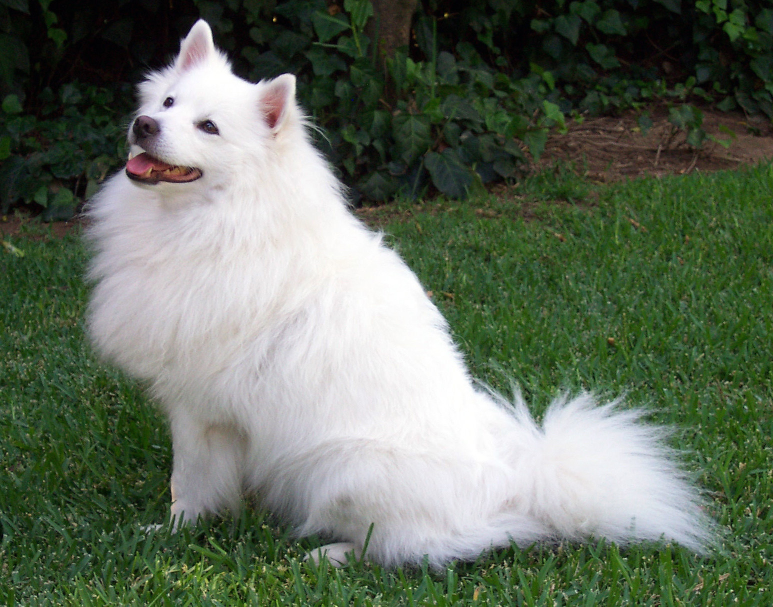
#> input picture sample/sample.jpg, 1546 x 1213 px (shown at 1/2 size)
$ python run_pipeline.py
#> lines starting #> are read from the running program, lines starting #| are printed output that depends on the picture
### storage/db.py
"""Database initialization and connection handling for SQLite storage."""

import os
import sqlite3
from typing import Union
from pathlib import Path


SCHEMA_SQL = """
PRAGMA foreign_keys = ON;

CREATE TABLE IF NOT EXISTS models (
    id INTEGER PRIMARY KEY AUTOINCREMENT,
    name TEXT NOT NULL,
    version TEXT NOT NULL,
    path TEXT NOT NULL,
    provider_requested TEXT,
    provider_active TEXT,
    provider_note TEXT,
    created_at TIMESTAMP DEFAULT CURRENT_TIMESTAMP
);

CREATE TABLE IF NOT EXISTS sessions (
    id INTEGER PRIMARY KEY AUTOINCREMENT,
    model_id INTEGER REFERENCES models(id) ON DELETE CASCADE,
    label TEXT,
    created_at TIMESTAMP DEFAULT CURRENT_TIMESTAMP
);

CREATE TABLE IF NOT EXISTS captures (
    id INTEGER PRIMARY KEY AUTOINCREMENT,
    session_id INTEGER REFERENCES sessions(id) ON DELETE CASCADE,
    image_path TEXT NOT NULL,
    true_label TEXT NOT NULL,
    condition_type TEXT NOT NULL,
    condition_note TEXT,
    predicted_label TEXT,
    confidence REAL,
    correct INTEGER,
    timestamp TIMESTAMP DEFAULT CURRENT_TIMESTAMP
);
"""


def init_db(db_path: Union[str, Path] = "shiftproof.db") -> sqlite3.Connection:
    """Initialize SQLite database connection and create tables if not exist.

    Args:
        db_path: Filepath or ':memory:' for the SQLite database.

    Returns:
        sqlite3.Connection: Configured SQLite database connection with row factory.
    """
    db_path_str = str(db_path)
    if db_path_str != ":memory:":
        parent_dir = os.path.dirname(os.path.abspath(db_path_str))
        if parent_dir:
            os.makedirs(parent_dir, exist_ok=True)

    conn = sqlite3.connect(db_path_str)
    conn.row_factory = sqlite3.Row
    conn.execute("PRAGMA foreign_keys = ON;")
    conn.executescript(SCHEMA_SQL)
    conn.commit()
    return conn

### storage/repository.py
"""Repository for typed CRUD operations on models, sessions, and captures."""

import sqlite3
from typing import Dict, List, Optional, Any
from dataclasses import dataclass, asdict


@dataclass
class ModelRecord:
    id: Optional[int]
    name: str
    version: str
    path: str
    provider_requested: Optional[str] = None
    provider_active: Optional[str] = None
    provider_note: Optional[str] = None
    created_at: Optional[str] = None


@dataclass
class SessionRecord:
    id: Optional[int]
    model_id: Optional[int]
    label: Optional[str] = None
    created_at: Optional[str] = None


@dataclass
class CaptureRecord:
    id: Optional[int]
    session_id: Optional[int]
    image_path: str
    true_label: str
    condition_type: str
    condition_note: Optional[str] = None
    predicted_label: Optional[str] = None
    confidence: Optional[float] = None
    correct: Optional[int] = None
    timestamp: Optional[str] = None


def insert_model(
    conn: sqlite3.Connection,
    name: str,
    version: str,
    path: str,
    provider_requested: Optional[str] = None,
    provider_active: Optional[str] = None,
    provider_note: Optional[str] = None,
) -> int:
    """Insert a new model record and return its generated ID."""
    cursor = conn.cursor()
    cursor.execute(
        """
        INSERT INTO models (name, version, path, provider_requested, provider_active, provider_note)
        VALUES (?, ?, ?, ?, ?, ?)
        """,
        (name, version, path, provider_requested, provider_active, provider_note),
    )
    conn.commit()
    return int(cursor.lastrowid)


def insert_session(
    conn: sqlite3.Connection,
    model_id: Optional[int],
    label: Optional[str] = None,
) -> int:
    """Insert a new session record and return its generated ID."""
    cursor = conn.cursor()
    cursor.execute(
        """
        INSERT INTO sessions (model_id, label)
        VALUES (?, ?)
        """,
        (model_id, label),
    )
    conn.commit()
    return int(cursor.lastrowid)


def insert_capture(
    conn: sqlite3.Connection,
    session_id: Optional[int],
    image_path: str,
    true_label: str,
    condition_type: str,
    condition_note: Optional[str] = None,
    predicted_label: Optional[str] = None,
    confidence: Optional[float] = None,
    correct: Optional[int] = None,
) -> int:
    """Insert a capture record and return its generated ID.

    If 'correct' is not provided and predicted_label is present,
    correct is automatically derived from (true_label == predicted_label).
    """
    if correct is None and predicted_label is not None:
        correct = 1 if (true_label == predicted_label) else 0

    cursor = conn.cursor()
    cursor.execute(
        """
        INSERT INTO captures (
            session_id, image_path, true_label, condition_type,
            condition_note, predicted_label, confidence, correct
        )
        VALUES (?, ?, ?, ?, ?, ?, ?, ?)
        """,
        (
            session_id,
            image_path,
            true_label,
            condition_type,
            condition_note,
            predicted_label,
            confidence,
            correct,
        ),
    )
    conn.commit()
    return int(cursor.lastrowid)


# [6 lines left out: function get_model, not called in this run]


def get_session(conn: sqlite3.Connection, session_id: int) -> Optional[Dict[str, Any]]:
    """Retrieve a session record by ID."""
    cursor = conn.cursor()
    cursor.execute("SELECT * FROM sessions WHERE id = ?", (session_id,))
    row = cursor.fetchone()
    return dict(row) if row else None


def get_captures_by_session(
    conn: sqlite3.Connection, session_id: int
) -> List[Dict[str, Any]]:
    """Retrieve all capture records for a given session ID."""
    cursor = conn.cursor()
    cursor.execute(
        "SELECT * FROM captures WHERE session_id = ? ORDER BY id ASC",
        (session_id,),
    )
    return [dict(row) for row in cursor.fetchall()]


# [38 lines left out: functions get_captures_by_condition, get_session_summary, not called in this run]


def get_latest_session_with_captures(
    conn: sqlite3.Connection,
) -> Optional[Dict[str, Any]]:
    """Retrieve the most recent session record that has at least one capture recorded."""
    cursor = conn.cursor()
    cursor.execute(
        """
        SELECT s.*, COUNT(c.id) as capture_count
        FROM sessions s
        JOIN captures c ON s.id = c.session_id
        GROUP BY s.id
        ORDER BY s.id DESC
        LIMIT 1
        """
    )
    row = cursor.fetchone()
    return dict(row) if row else None

### run_pipeline.py
"""End-to-end pipeline runner for ShiftProof comparison, benchmarking, and HTML reporting."""

import os
import sys
import argparse
from pathlib import Path
import cv2
import numpy as np

from storage.db import init_db
from storage.repository import (
    insert_model,
    insert_session,
    insert_capture,
    get_session,
    get_captures_by_session,
    get_latest_session_with_captures,
)
from adapter.mobilenet_v2_adapter import MobileNetV2Adapter
from adapter.squeezenet_adapter import SqueezeNetAdapter
from evaluation.compare import compare_models
from benchmark.latency import benchmark_model_inference, benchmark_end_to_end
from reporting.report_generator import generate_html_report

MOBILENET_PATH = "models/mobilenetv2-12.onnx"
SQUEEZENET_PATH = "models/squeezenet1.1-7.onnx"
LABELS_PATH = "models/imagenet_classes.txt"
SAMPLE_IMG_PATH = "sample/sample.jpg"


def ensure_sample_captures(conn, session_id: int):
    """Seed synthetic condition captures if and only if no real captures exist (demo fallback)."""
#> called with session_id = 1
    captures = get_captures_by_session(conn, session_id)
    if captures:
        return captures

    os.makedirs(f"captures/{session_id}", exist_ok=True)
    base_img = cv2.imread(SAMPLE_IMG_PATH)
#> base_img is the input picture: shape (1213, 1546, 3); mean B, G, R 93.8, 110, 99.1
    if base_img is None:
        raise FileNotFoundError(f"Sample image not found at {SAMPLE_IMG_PATH}")

    # 1. Baseline
    p1 = f"captures/{session_id}/1_baseline.jpg"
    cv2.imwrite(p1, base_img)
    insert_capture(conn, session_id, p1, "Samoyed", "baseline", "Neutral indoor lighting, centered")

    # 2. Background shift
    p2 = f"captures/{session_id}/2_background.jpg"
    bg_img = cv2.GaussianBlur(base_img, (15, 15), 0)
    cv2.imwrite(p2, bg_img)
    insert_capture(conn, session_id, p2, "Samoyed", "background", "Simulated cluttered background")

    # 3. Lighting shift
    p3 = f"captures/{session_id}/3_lighting.jpg"
    dark_img = np.clip(base_img.astype(np.float32) * 0.45, 0, 255).astype(np.uint8)
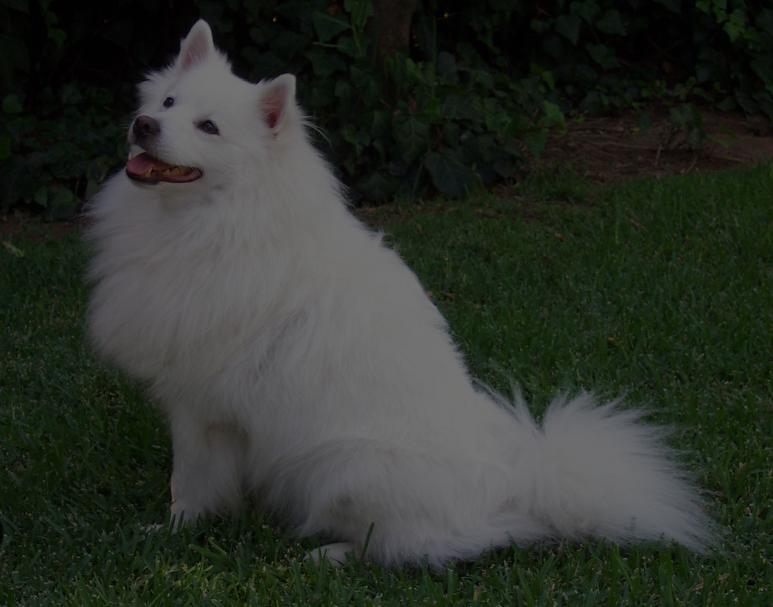
#> dark_img: shape (1213, 1546, 3) (shown at 1/2 size); mean B, G, R 41.7, 49, 44.1
    cv2.imwrite(p3, dark_img)
    insert_capture(conn, session_id, p3, "Samoyed", "lighting", "Low-light / underexposed shadow")

    # 4. Distance shift
    p4 = f"captures/{session_id}/4_distance.jpg"
    h, w, _ = base_img.shape
#> h = 1213; w = 1546
    dist_img = cv2.resize(base_img, (w // 3, h // 3))
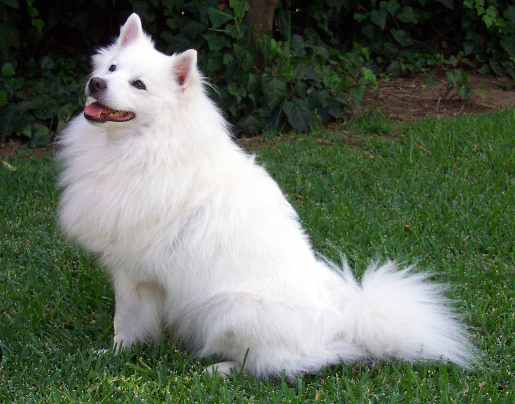
#> dist_img: shape (404, 515, 3); mean B, G, R 93.6, 109.9, 98.9
    canvas = np.zeros_like(base_img)
    y_off = (h - dist_img.shape[0]) // 2
#> y_off = 404
    x_off = (w - dist_img.shape[1]) // 2
#> x_off = 515
    canvas[y_off:y_off + dist_img.shape[0], x_off:x_off + dist_img.shape[1]] = dist_img
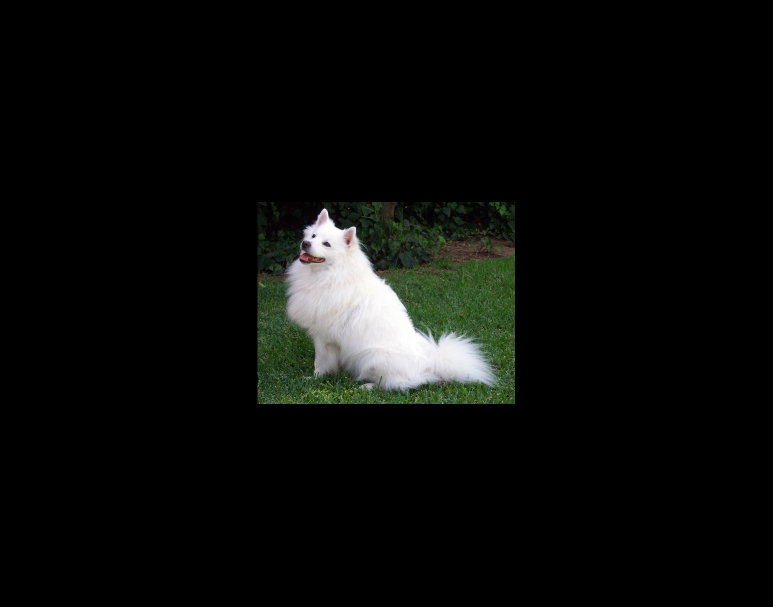
#> canvas: shape (1213, 1546, 3) (shown at 1/2 size); mean B, G, R 10.4, 12.2, 11
    cv2.imwrite(p4, canvas)
    insert_capture(conn, session_id, p4, "Samoyed", "distance", "Distant subject with heavy canvas padding")

    return get_captures_by_session(conn, session_id)


def main():
    parser = argparse.ArgumentParser(
        description="ShiftProof Comparative Evaluation & HTML Shift Report Pipeline"
    )
    parser.add_argument(
        "--session-id",
        type=int,
        default=None,
        help="Target session ID to evaluate. If omitted, defaults to the most recent session with captures.",
    )
    parser.add_argument(
        "--db-path",
        type=str,
        default="shiftproof.db",
        help="Path to the SQLite database file (default: shiftproof.db).",
    )
    parser.add_argument(
        "--output",
        "-o",
        type=str,
        default=None,
        help="Path for the generated HTML report file.",
    )
    parser.add_argument(
        "--force-synthetic",
        action="store_true",
        help="Force generation of synthetic sample captures even if real sessions exist.",
    )
    args = parser.parse_args()

    print("=" * 70)
    print("ShiftProof End-to-End Evaluation, Benchmark & Report Pipeline")
    print("=" * 70)

    # 1. Connect to database and display absolute path
    abs_db_path = str(Path(args.db_path).resolve())
    print(f"\n1. Connecting to SQLite Database at: '{abs_db_path}'")
    conn = init_db(args.db_path)

    # 2. Resolve Session and Captures
    session_id = args.session_id
    captures = []
    session_info = None

    if session_id is not None:
        # User specified an explicit session ID
        session_info = get_session(conn, session_id)
        if not session_info:
            print(f"[!] Error: Session ID #{session_id} not found in '{abs_db_path}'.")
            sys.exit(1)
        captures = get_captures_by_session(conn, session_id)
        print(f"   [OK] Selected explicit Session #{session_id} ('{session_info.get('label')}')")
        if not captures:
            if args.force_synthetic:
                print("   [!] No captures in session. Generating synthetic demo captures due to --force-synthetic flag...")
                captures = ensure_sample_captures(conn, session_id)
            else:
                print(f"[!] Error: Session #{session_id} exists but has 0 captures.")
                print("    Capture images via the GUI first, or run without --session-id to auto-select active sessions.")
                sys.exit(1)
        else:
            print(f"   [OK] Loaded {len(captures)} real capture(s) from Session #{session_id}.")
    else:
        # Auto-select the most recent session that contains captures
        latest_active = get_latest_session_with_captures(conn)
        if latest_active and not args.force_synthetic:
            session_id = latest_active["id"]
            session_info = latest_active
            captures = get_captures_by_session(conn, session_id)
            print(f"   [OK] Auto-detected latest active Session #{session_id} ('{latest_active.get('label')}') "
                  f"with {len(captures)} existing capture(s).")
        else:
            # Fallback: create a demo session and seed synthetic condition captures
            print("   [*] No existing sessions with captures found (or --force-synthetic requested).")
            model_id = insert_model(
                conn=conn,
                name="MobileNetV2",
                version="v2.0-quant",
                path=MOBILENET_PATH,
                provider_requested="QNN",
                provider_active="CPUExecutionProvider",
                provider_note="Demo fallback execution",
            )
            session_id = insert_session(
                conn, model_id=model_id, label="ShiftProof Full Evaluation Demo Session"
            )
            session_info = get_session(conn, session_id)
            captures = ensure_sample_captures(conn, session_id)
            print(f"   [OK] Initialized Demo Session #{session_id} with {len(captures)} synthetic condition captures.")

    print(f"\n2. Active captures to evaluate in Session #{session_id}:")
    for c in captures:
        print(f"   - Capture #{c['id']} [{c['condition_type']}]: True='{c['true_label']}', "
              f"Path='{c.get('image_path')}', Note='{c.get('condition_note')}'")

    # 3. Load Model Adapters
    print("\n3. Loading Model Adapters (MobileNetV2 vs SqueezeNet 1.1)...")
    if not os.path.exists(MOBILENET_PATH) or not os.path.exists(SQUEEZENET_PATH) or not os.path.exists(LABELS_PATH):
        print(f"[!] Error: Model or labels missing in 'models/' directory.")
#> (the run stopped early here; a loop or call above may not have finished)
